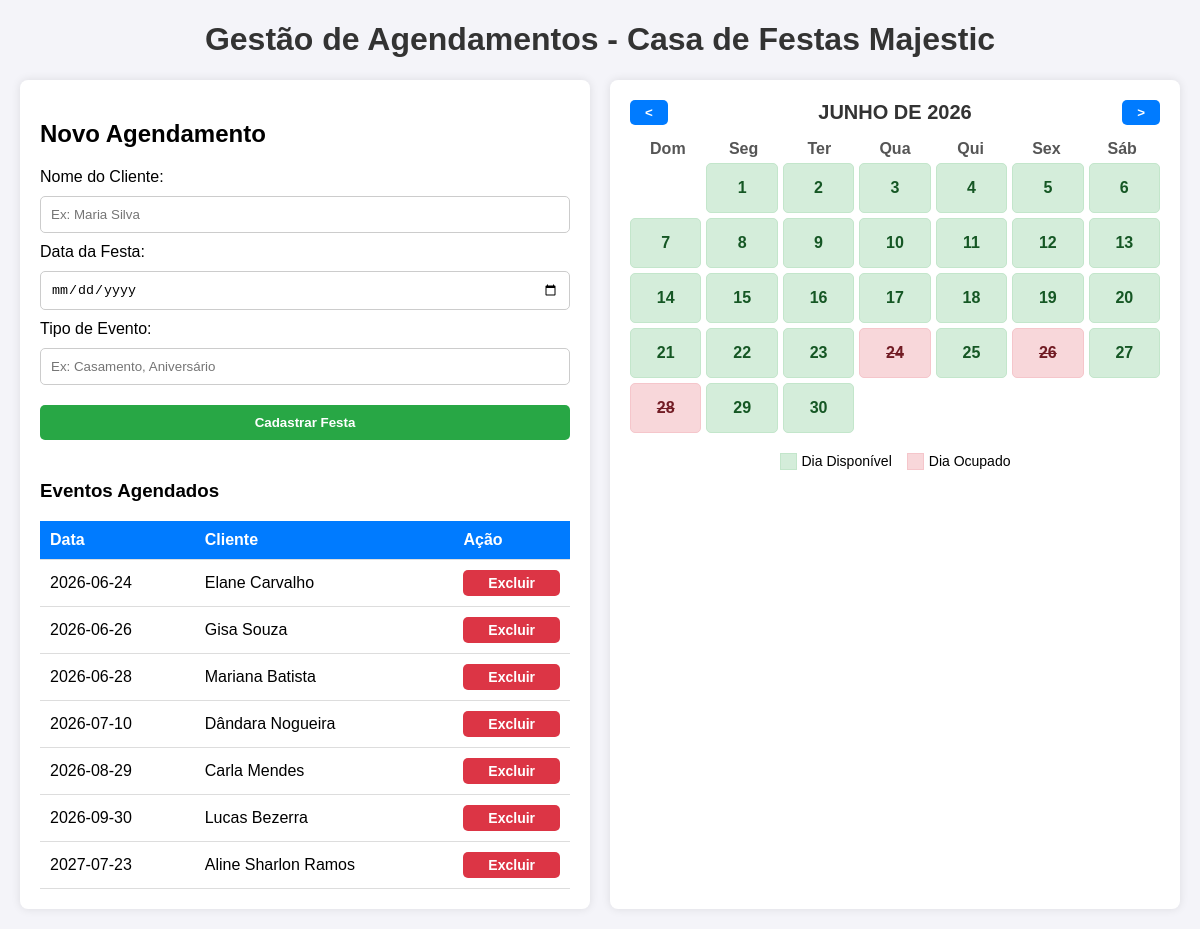
The page / on the database its author committed.
### tables this page shows
CREATE TABLE agendamentos (
            id INTEGER PRIMARY KEY AUTOINCREMENT,
            nome TEXT NOT NULL,
            data TEXT NOT NULL,
            tipo_festa TEXT NOT NULL
        );

### app.py (the view, shortened to what this page needs)
@app.route('/', methods=['GET', 'POST'])
def home():
    conn = sqlite3.connect('festas.db')
    cursor = conn.cursor()
    cursor.execute('SELECT * FROM agendamentos ORDER BY data')
    lista_agendamentos = cursor.fetchall()
    conn.close()
    datas_ocupadas = [festa[2] for festa in lista_agendamentos]
    return render_template('index.html', agendamentos=lista_agendamentos, datas_ocupadas=datas_ocupadas)

### templates/index.html (shortened to what this page needs)
<!DOCTYPE html>
<html lang="pt-BR">
<head>
</head>
<body>
<h1 style="text-align: center; color: #333;">Gestão de Agendamentos - Casa de Festas Majestic</h1>
<div class="layout-principal">
    <div class="coluna">
        <h2>Novo Agendamento</h2>
        <form method="POST">
            <label for="nome">Nome do Cliente:</label>
            <input type="text" id="nome" name="nome" placeholder="Ex: Maria Silva" required>
            <label for="data">Data da Festa:</label>
            <input type="date" id="data" name="data" required>
            <label for="tipo_festa">Tipo de Evento:</label>
            <input type="text" id="tipo_festa" name="tipo_festa" placeholder="Ex: Casamento, Aniversário" required>
            <button type="submit">Cadastrar Festa</button>
        </form>
        <h3 style="margin-top: 30px;">Eventos Agendados</h3>
        <table>
            <thead>
                <tr>
                    <th>Data</th>
                    <th>Cliente</th>
                    <th>Ação</th>
                </tr>
            </thead>
            <tbody>
                {% for festa in agendamentos %}
                <tr>
                    <td>{{ festa[2] }}</td>
                    <td>{{ festa[1] }}</td>
                    <td>
                        <a href="/excluir/{{ festa[0] }}" onclick="return confirm('Tem certeza que deseja cancelar esta festa?');">
                            <button class="btn-excluir">Excluir</button>
                        </a>
                    </td>
                </tr>
                {% else %}
                <tr>
                    <td colspan="3" style="text-align: center;">Nenhuma festa agendada ainda.</td>
                </tr>
                {% endfor %}
            </tbody>
        </table>
    </div>
    <div class="coluna">
        <div class="calendario-nav">
            <button class="btn-nav" id="btn-anterior">&lt;</button>
            <div class="calendario-header" id="mes-ano"></div>
            <button class="btn-nav" id="btn-proximo">&gt;</button>
        </div>
        <div class="dias-semana">
            <div>Dom</div><div>Seg</div><div>Ter</div><div>Qua</div><div>Qui</div><div>Sex</div><div>Sáb</div>
        </div>
        <div class="dias-grid" id="dias-calendario"></div>
        <div class="legenda">
            <div class="legenda-item"><div class="cor-livre"></div> Dia Disponível</div>
            <div class="legenda-item"><div class="cor-ocupado"></div> Dia Ocupado</div>
        </div>
    </div>
</div>
</body>
</html>

### templates/index.html (style rules this page uses)
body { font-family: Arial, sans-serif; margin: 20px; background-color: #f4f4f9; }
.layout-principal { display: flex; gap: 20px; flex-wrap: wrap; justify-content: center; }
.coluna { flex: 1; min-width: 350px; max-width: 600px; background: white; padding: 20px; border-radius: 8px; box-shadow: 0 0 10px rgba(0,0,0,0.1); }
input, button { width: 100%; padding: 10px; margin: 10px 0; border-radius: 5px; border: 1px solid #ccc; box-sizing: border-box; }
button { background-color: #28a745; color: white; border: none; cursor: pointer; font-weight: bold; }
.btn-excluir { background-color: #dc3545; padding: 5px; margin: 0; font-size: 14px; }
table { width: 100%; border-collapse: collapse; margin-top: 10px; }
th, td { padding: 10px; text-align: left; border-bottom: 1px solid #ddd; }
th { background-color: #007bff; color: white; }
.calendario-nav { display: flex; justify-content: space-between; align-items: center; margin-bottom: 15px; }
.btn-nav { width: auto; padding: 5px 15px; background-color: #007bff; margin: 0; }
.calendario-header { font-size: 20px; font-weight: bold; color: #333; margin: 0; }
.dias-semana { display: grid; grid-template-columns: repeat(7, 1fr); text-align: center; font-weight: bold; margin-bottom: 5px; color: #555; }
.dias-grid { display: grid; grid-template-columns: repeat(7, 1fr); gap: 5px; }
.legenda { display: flex; justify-content: center; gap: 15px; margin-top: 20px; font-size: 14px; }
.legenda-item { display: flex; align-items: center; gap: 5px; }
.cor-livre { width: 15px; height: 15px; background-color: #d4edda; border: 1px solid #c3e6cb; }
.cor-ocupado { width: 15px; height: 15px; background-color: #f8d7da; border: 1px solid #f5c6cb; }

### rows shown on the page
agendamentos: data "2026-06-24", nome "Elane Carvalho"
agendamentos: data "2026-06-26", nome "Gisa Souza"
agendamentos: data "2026-06-28", nome "Mariana Batista"
agendamentos: data "2026-07-10", nome "Dândara Nogueira"
agendamentos: data "2026-08-29", nome "Carla Mendes"
agendamentos: data "2026-09-30", nome "Lucas Bezerra"
agendamentos: data "2027-07-23", nome "Aline Sharlon Ramos"
